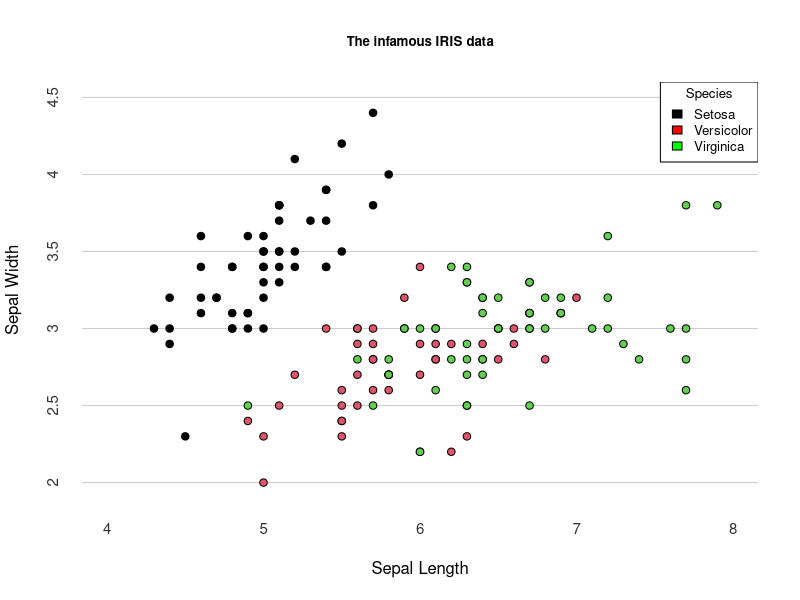

Here is the R script that generated this plot: (Note: this script raises an error after producing the figure.)
#########################################################################
# 1-day R workshop 
# Afternoon practical session C
# 9th February 2019
# 06_graphics_example.R
#########################################################################
# Here's an example using the graphics packages that comes with base R
plot(iris$Sepal.Length, iris$Sepal.Width, 
     bg = iris$Species, # Fill colour
     pch = 21, # Shape: circles that can filed
     xlab = "Sepal Length", ylab = "Sepal Width", # Labels
     axes = FALSE, # Don't plot the axes
     frame.plot = FALSE, # Remove the frame 
     xlim = c(4, 8), ylim = c(2, 4.5), # Limits
     panel.first = abline(h = seq(2, 4.5, 0.5), col = "grey80"))

at = pretty(iris$Sepal.Length)
mtext(side = 1, text = at, at = at, 
      col = "grey20", line = 1, cex = 0.9)

at = pretty(iris$Sepal.Width)
mtext(side = 2, text = at, at = at, col = "grey20", line = 1, cex = 0.9)

legend("topright", legend = c("Setosa", "Versicolor", "Virginica"),
       title = "Species", fill=c("black", "red", "green"), cex=0.8)

title("The infamous IRIS data", 
      cex.main = 0.8, font.main = 2, col.main = "black")

# Now lets view the ggplot2 version
# library(tidyverse)
ggplot(iris, aes(x = Sepal.Length, y = Sepal.Width, colour = Species)) + 
  geom_point() + 
  scale_colour_manual(values = c("black", "red", "green")) +
  theme_minimal() +
  labs(title = "The infamous IRIS data",
       x = "Sepal Length",
       y = "Sepal Width")

rm(at)
